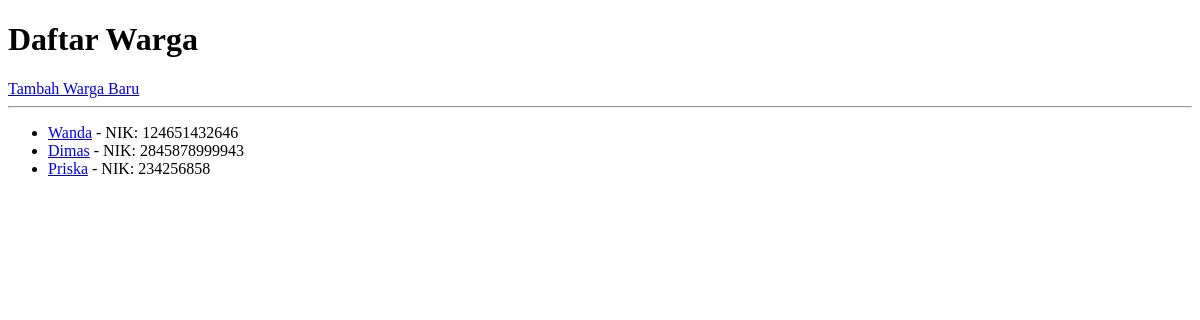
Page /warga/ on the earlier database version.
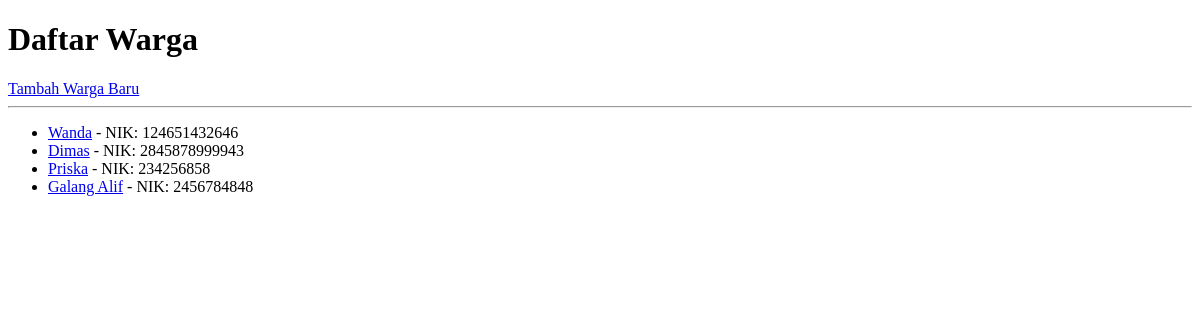
Same page on the later database version.
### warga/models.py (models this page shows, shortened)
class Warga(models.Model):
    nik = models.CharField(max_length=16, unique=True, verbose_name="Nomor Induk Kependudukan")
    nama_lengkap = models.CharField(max_length=100, verbose_name="Nama Lengkap")
    alamat = models.TextField(verbose_name="Alamat Tinggal")
    no_telepon = models.CharField(max_length=15, blank=True, verbose_name="Nomor Telepon")
    tanggal_registrasi = models.DateTimeField(auto_now_add=True)

### warga/views.py (the view)
# urls.py: path('', WargaListView.as_view(), name='warga-list'),
class WargaListView(ListView):
    model = Warga

### warga/templates/warga/warga_list.html (shortened to what this page needs)
<!DOCTYPE html>
<html>
<head>
</head>
<body>
    <h1>Daftar Warga</h1>
    <a href="{% url 'warga-tambah' %}">Tambah Warga Baru</a>
<hr>
    <ul>
        {% for warga in object_list %}
         <li><a href="{% url 'warga-detail' warga.pk %}">{{ warga.nama_lengkap }}</a> - NIK: {{ warga.nik }} </li>
        {% empty %}
            <li>Belum ada data warga yang terdaftar.</li>
        {% endfor %}
    </ul>
</body>
</html>

Differences in the rows shown:
added Warga: nama_lengkap "Galang Alif", nik "2456784848"
